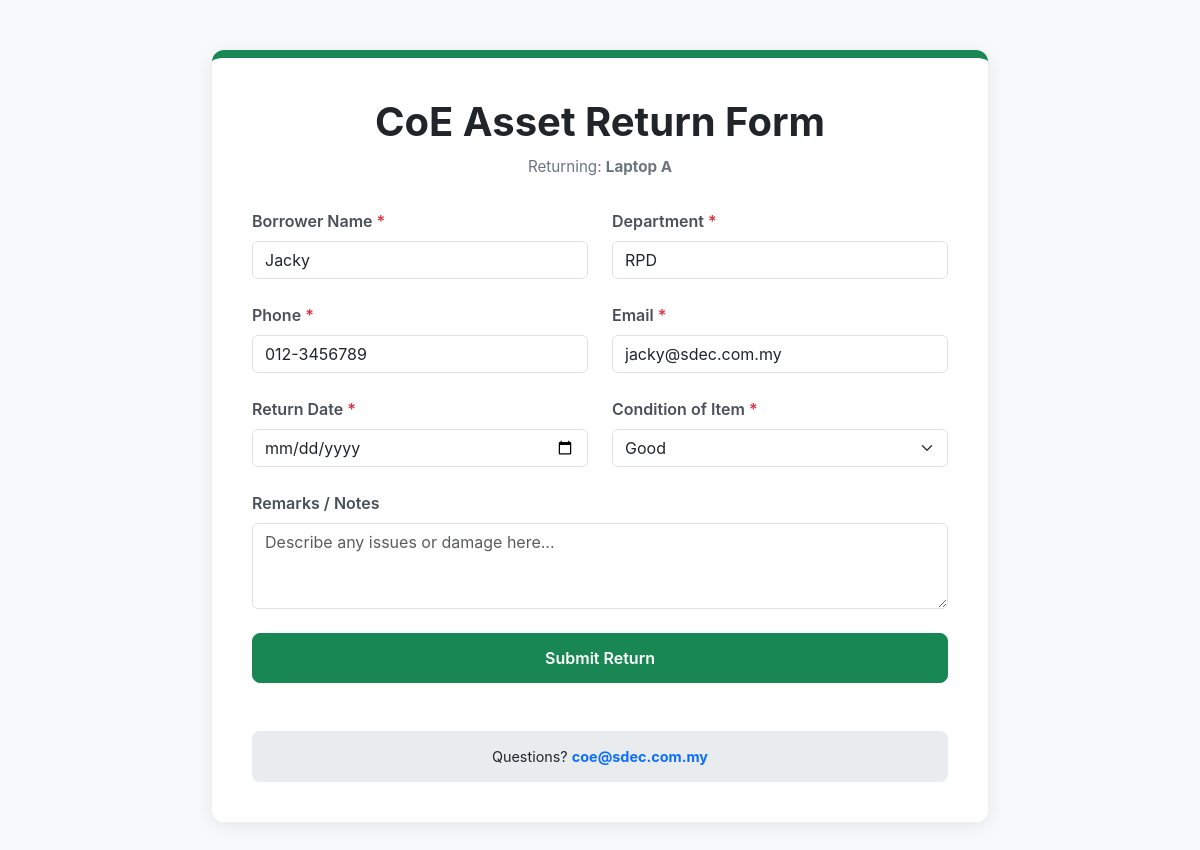
The app's page /return/1/ with its own data.
### core/models.py (models this page shows, shortened)
class Asset(models.Model):
    name = models.CharField(max_length=100)
    category = models.CharField(max_length=100)
    brand = models.CharField(max_length=100, null=True, blank=True)
    model = models.CharField(max_length=100, null=True, blank=True)
    serial_num = models.CharField(max_length=100, null=True, blank=True)
    location = models.CharField(max_length=100)
    status = models.CharField(max_length=20)

class Request(models.Model):
    REQUEST_TYPE = [
        ('borrow', 'Borrow'),
        ('return', 'Return'),
        ('extend', 'Extend'),
    ]
    STATUS = [
        ('pending', 'Pending'),
        ('approved', 'Approved'),
        ('rejected', 'Rejected'),
    ]
    asset = models.ForeignKey(Asset, on_delete=models.CASCADE)
    user = models.ForeignKey(User, on_delete=models.CASCADE)
    user_name = models.CharField(max_length=100)
    department = models.CharField(max_length=100, default="General")
    phone = models.CharField(max_length=20)
    email = models.EmailField()
    item_count = models.TextField()
    purpose = models.TextField()
    borrow_date = models.DateField(null=True, blank=True)
    return_date = models.DateField(null=True, blank=True)
    date_borrowed = models.DateField(default=timezone.now)
    request_type = models.CharField(max_length=10, choices=REQUEST_TYPE)
    created_at = models.DateTimeField(auto_now_add=True)
    status = models.CharField(max_length=10, choices=STATUS, default='pending')
    department = models.CharField(max_length=100, null=True, blank=True)
    condition = models.CharField(max_length=50, null=True, blank=True)
    reason = models.TextField(null=True, blank=True)
    remarks = models.TextField(null=True, blank=True)
    user = models.ForeignKey(
        settings.AUTH_USER_MODEL,
        on_delete=models.CASCADE,
        null=True,
        blank=True
    )

### core/views.py (the view, shortened to what this page needs)
# urls.py: path('return/<int:id>/', views.return_request, name='return_asset'),
def return_request(request, id):
    asset = get_object_or_404(Asset, id=id)
    borrower_data = Request.objects.filter(asset=asset, status='approved', request_type='borrow').last()
    return render(request, 'return.html', {
        'asset': asset,
        'borrower': borrower_data
    })

### core/templates/return.html (shortened to what this page needs)
<!DOCTYPE html>
<html lang="en">
<head>
    <link href="https://cdn.jsdelivr.net/npm/bootstrap@5.3.0/dist/css/bootstrap.min.css" rel="stylesheet">
</head>
<body>
<div class="container form-container">
    <div class="form-card">
        <header class="form-header text-center">
            <h1>CoE Asset Return Form</h1>
            <p class="form-description">Returning: <strong>{{ asset.name }}</strong></p>
        </header>
        <form method="POST" action="{% url 'return_request' asset.id %}">
            <div class="row">
                <div class="col-md-6 mb-4">
                    <label for="user_name" class="form-label label-required">Borrower Name</label>
                    <input type="text" class="form-control" name="user_name" value="{{ borrower.user_name }}" required>
                </div>
                <div class="col-md-6 mb-4">
                    <label for="department" class="form-label label-required">Department</label>
                    <input type="text" class="form-control" name="department" value="{{ borrower.department }}" placeholder="e.g. SDEC / RPD" required>
                </div>
            </div>
            <div class="row">
                <div class="col-md-6 mb-4">
                    <label class="form-label label-required">Phone</label>
                    <input type="tel" class="form-control" name="phone" value="{{ borrower.phone }}" required>
                </div>
                <div class="col-md-6 mb-4">
                    <label class="form-label label-required">Email</label>
                    <input type="email" class="form-control" name="email" value="{{ borrower.email }}" required>
                </div>
            </div>
            <div class="row">
                <div class="col-md-6 mb-4">
                    <label class="form-label label-required">Return Date</label>
                    <input type="date" class="form-control" name="return_date" required>
                </div>
                <div class="col-md-6 mb-4">
                    <label for="condition" class="form-label label-required">Condition of Item</label>
                    <select class="form-select" id="condition" name="condition" required>
                        <option value="Good" selected>Good</option>
                    </select>
                </div>
            </div>
            <div class="mb-4">
                <label for="remarks" class="form-label">Remarks / Notes</label>
                <textarea class="form-control" id="remarks" name="remarks" rows="3" placeholder="Describe any issues or damage here..."></textarea>
            </div>
            <div class="mt-4 d-grid gap-2">
                <button type="submit" class="btn btn-success">Submit Return</button>
            </div>
            <div class="mt-5 contact-info text-center">
                Questions? <a href="mailto:coe@sdec.com.my" class="text-decoration-none fw-bold">coe@sdec.com.my</a>
            </div>
        </form>
    </div>
</div>
</body>
</html>

### core/templates/return.html (style rules this page uses)
body { background-color: #f8f9fa; font-family: 'Inter', sans-serif; }
.form-container { max-width: 800px; margin: 50px auto; }
.form-card { background: #ffffff; border-radius: 12px; box-shadow: 0 4px 20px rgba(0, 0, 0, 0.08); border-top: 8px solid #198754; padding: 40px; }
.form-header h1 { font-weight: 700; color: #212529; margin-bottom: 10px; }
.form-description { color: #6c757d; font-size: 0.95rem; margin-bottom: 30px; }
.label-required::after { content: " *"; color: #dc3545; }
.form-label { font-weight: 600; color: #495057; }
.btn-success { padding: 12px 30px; font-weight: 600; border-radius: 8px; }
.contact-info { background-color: #e9ecef; padding: 15px; border-radius: 8px; font-size: 0.9rem; }

### records on screen
Asset: name "Laptop A"
Request: user_name "Jacky", department "RPD", phone "012-3456789", email "jacky@sdec.com.my"
